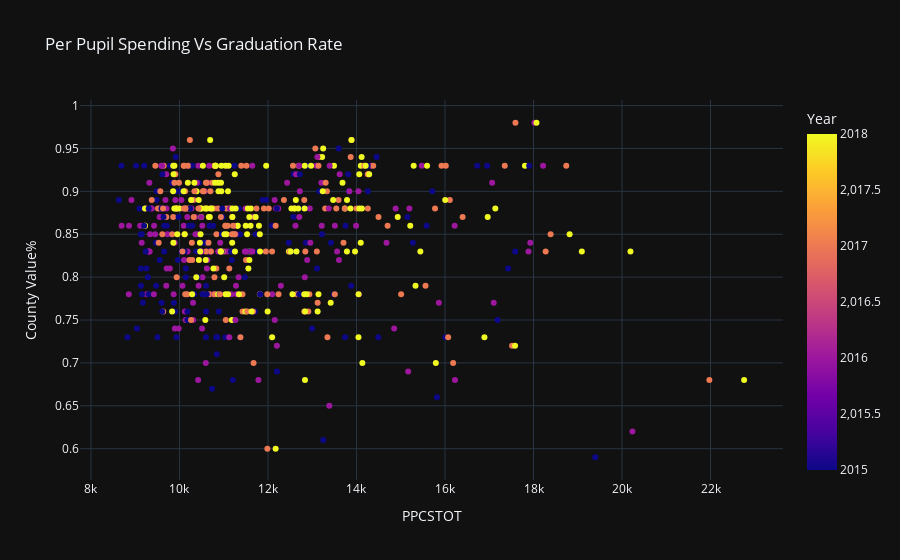

This figure's notebook cell:
### Code cell
#Per Pupil Spending versus Graduation Rate

fig = px.scatter(
    df,
    title="Per Pupil Spending Vs Graduation Rate",
    x="PPCSTOT", # Unemployment Rate
    y="County Value%",
    # size="County Value",
    color="Year",
    template="plotly_dark",
    labels={"Unemployment dec 2015":"Unemployment dec ", "County Value":"County Value"}
)
# fig.update_traces(textposition='top left')

fig.update_layout(showlegend= False)
fig.show()

### Figure 1 — Plotly figure (JSON) as saved in the notebook; plotly's stock layout.template omitted (floating-point values rounded to 4 significant figures; data arrays with more than 128 entries replaced by an {"elided": "..."} marker saying what was removed)
{"data": [{"hovertemplate": "PPCSTOT=%{x}<br>County Value%=%{y}<br>Year=%{marker.color}<extra></extra>", "legendgroup": "", "marker": {"color": {"elided": "596 int values"}, "coloraxis": "coloraxis", "symbol": "circle"}, "mode": "markers", "name": "", "orientation": "v", "showlegend": false, "type": "scatter", "x": {"elided": "596 int values"}, "xaxis": "x", "y": {"elided": "596 float values"}, "yaxis": "y"}], "layout": {"coloraxis": {"colorbar": {"title": {"text": "Year"}}, "colorscale": [[0, "#0d0887"], [0.1111, "#46039f"], [0.2222, "#7201a8"], [0.3333, "#9c179e"], [0.4444, "#bd3786"], [0.5556, "#d8576b"], [0.6667, "#ed7953"], [0.7778, "#fb9f3a"], [0.8889, "#fdca26"], [1, "#f0f921"]]}, "legend": {"tracegroupgap": 0}, "showlegend": false, "title": {"text": "Per Pupil Spending Vs Graduation Rate"}, "xaxis": {"anchor": "y", "domain": [0, 1], "title": {"text": "PPCSTOT"}}, "yaxis": {"anchor": "x", "domain": [0, 1], "title": {"text": "County Value%"}}}}
